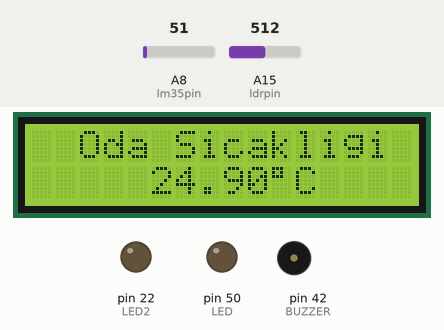
Recording of a sketch running on a simulated Arduino Mega 2560, built with avr-gcc and run on an emulated ATmega2560. On the bench: 16×2 character LCD, output pins drawn as LEDs (lit = HIGH), buzzer (waves = sounding). Inputs (shaded band) come from the test bench; at power-on: A8 (lm35pin) = 51, A15 (ldrpin) = 512. What the sketch prints to the serial monitor is not drawn.

Above: at 1.2 s.
1.3 s: A8 (lm35pin) set to 93
At 2.3 s:
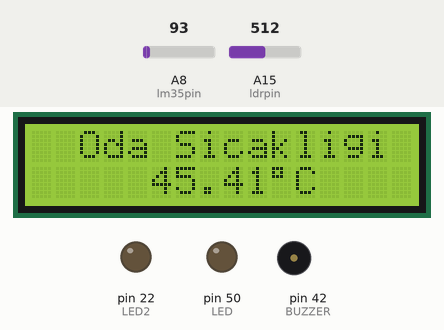
3.5 s: A8 (lm35pin) set to 111
At 4.3 s:
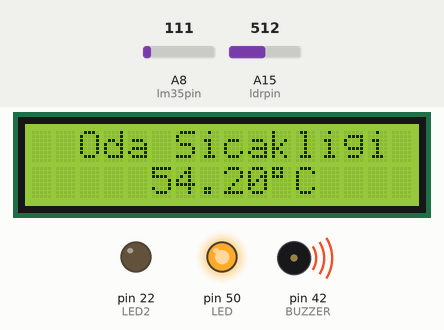
5.5 s: A8 (lm35pin) set to 86
At 7.2 s:
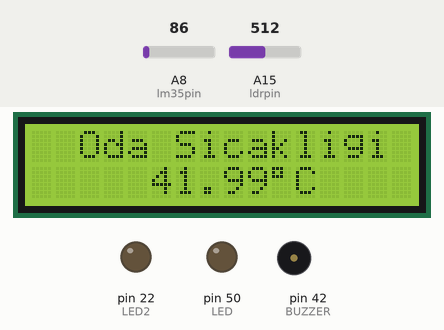
Timing chart, 0 to 8.7 s (numbered marks = the images above; inputs shaded):
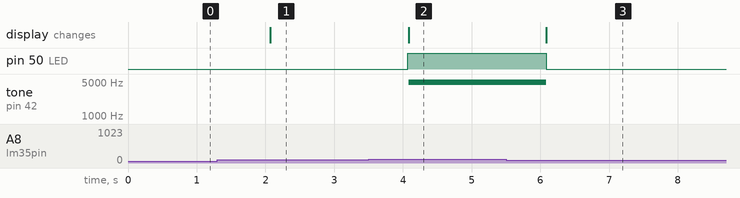

Measured:
- the behaviour switches between 102 and 103 on A8 (lm35pin) (found by bisection; images 1 and 2)
- after the input at 1.3 s, the display: changes after 0.77 s (image 1)
- after the input at 3.5 s, pin 50 (LED): LOW → HIGH after 0.57 s; tone on pin 42 (BUZZER): silent → 4978 Hz after 0.58 s; the display: changes after 0.58 s (image 2)
- after the input at 5.5 s, pin 50 (LED): HIGH → LOW after 0.58 s; tone on pin 42 (BUZZER): 4978 Hz → silent after 0.58 s; the display: changes after 0.59 s (image 3)

The sketch:

AkilliEvimArduino.ino
```cpp
// Kütüphane Yüklemesi
#include <LiquidCrystal.h>

// Buzzer pin'i
#define    BUZZER  42

// Bluetooth Led Kontrol için denetim
String dinleme;

// Analog Sıcaklık Pin'i
int lm35pin = A8;

// Analog Işık Pin'i
int ldrpin = A15;

// Sıcaklık sensörünün led'i
int LED = 50;

// Bluetooth ile yakılan led. (klima)
int LED2 = 22;

// Standart LCD Ayarı
LiquidCrystal lcd(8, 9, 4, 5, 6, 7); // LCD Boundaries

////////////////////////////////////////////////////////////////////////////
void setup(){
  pinMode(BUZZER, OUTPUT);
  pinMode(LED, OUTPUT);
  noTone(BUZZER);
  pinMode(LED2, OUTPUT);
  Serial.begin(9600);
  Serial1.begin(9600);
  lcd.begin(16, 2);
  lcd.setCursor(2,0);
  lcd.print("Oda Sicakligi ");

}
////////////////////////////////////////////////////////////////////////////
void loop()
{
  //Sıcaklık Fonksiyonu Başlangıç********
  float sicaklik; // Dönüşümler sonucunda ekrana yazılacak asıl sıcaklık değerimiz.
  float analoggerilim; // Ölçülecek (ve sonradan sicaklik'a dönüşecek) analog volt değeri.

  analoggerilim= (5.0 * analogRead(lm35pin) * 100.0) / 1024.0;
  sicaklik = (analoggerilim);

  //Sıcaklık Fonksiyonu Son********

  //Bluetooth Dinleme Başlangıç********
  while (Serial1.available())
  {
  delay(10);
  char c = Serial1.read();
  dinleme += c;
  }
  if (dinleme.length() > 0)
  {
    //Serial.println(dinleme);
       if(dinleme == "ac")
       {
         digitalWrite(LED2, HIGH);
         //Serial.println("Basarili");
        }
   if(dinleme == "kapa")
    {
      digitalWrite(LED2, LOW);
    }
  dinleme="";
  }
  //Bluetooth Dinleme Son********

  //Ses Sensörü Başlangıç********
  int deger;
  deger = analogRead(ldrpin);    //LDR pinini oku.

  //Ses Sensörü Son********

  //Buzzer Sensör Başlangıç********
  if (deger==500||sicaklik >= 50.0) { //Hava aydınlandığında uyandırma amaçlı
    digitalWrite(LED, HIGH);
    delay(10);
    //noTone(BUZZER);
    tone(BUZZER, 4978);
  }


  else {
    digitalWrite(LED, LOW);
    noTone(BUZZER);
  }
  //Buzzer Sensör Son********

  lcd.setCursor(5, 1);
  lcd.print(sicaklik);     // hesaplanan sıcaklığı yazdır.
  lcd.setCursor(10,1);
  lcd.print("\337C");    // Derece simgesini yazıyor.
  delay(2000);

  Serial.print(sicaklik);
  Serial.print(".");
  Serial.print(deger);
  Serial.print("\n");
  Serial1.print(sicaklik);
  Serial1.print(".");
  Serial1.print(deger);
}
```
